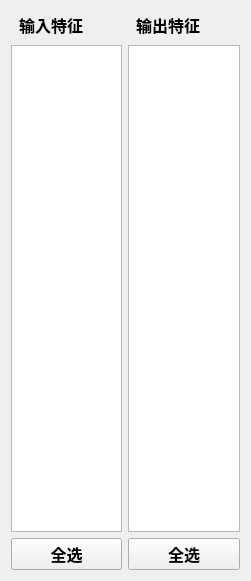
   <widget class="QWidget" name="layoutWidget">
    <property name="geometry">
     <rect>
      <x>1170</x>
      <y>237</y>
      <width>251</width>
      <height>581</height>
     </rect>
    </property>
    <layout class="QHBoxLayout" name="horizontalLayout_3">
     <item>
      <layout class="QVBoxLayout" name="verticalLayout_2">
       <item>
        <widget class="QLabel" name="label_3">
         <property name="styleSheet">
          <string notr="true">QLabel{

   text-align: center;    
 qproperty-alignment: 'AlignCenter';   

padding:2px 4px;  /*QFrame边框与内部其它部件的距离*/
color:rgb(0, 0, 0);		/*字体颜色*/
	font: 12pt &quot;华文楷体&quot;;

font:bold 16px;		/*设置按钮文字和大小*/
}</string>
         </property>
         <property name="text">
          <string>输入特征</string>
         </property>
        </widget>
       </item>
       <item>
        <widget class="QListWidget" name="listWidget_inputfeature">
         <property name="acceptDrops">
          <bool>true</bool>
         </property>
         <property name="dragEnabled">
          <bool>true</bool>
         </property>
         <property name="defaultDropAction">
          <enum>Qt::MoveAction</enum>
         </property>
        </widget>
       </item>
       <item>
        <widget class="QPushButton" name="pushButton_inputall">
         <property name="minimumSize">
          <size>
           <width>75</width>
           <height>30</height>
          </size>
         </property>
         <property name="font">
          <font>
           <family>微软雅黑 Light</family>
           <pointsize>12</pointsize>
           <weight>75</weight>
           <bold>true</bold>
          </font>
         </property>
         <property name="text">
          <string>全选</string>
         </property>
        </widget>
       </item>
      </layout>
     </item>
     <item>
      <layout class="QVBoxLayout" name="verticalLayout_3">
       <item>
        <widget class="QLabel" name="label_4">
         <property name="styleSheet">
          <string notr="true">QLabel{


   text-align: center;    
 qproperty-alignment: 'AlignCenter';   


padding:2px 4px;  /*QFrame边框与内部其它部件的距离*/
color:rgb(0, 0, 0);		/*字体颜色*/
	font: 12pt &quot;华文楷体&quot;;

font: bold 16px;		/*设置按钮文字和大小*/
}</string>
         </property>
         <property name="text">
          <string>输出特征</string>
         </property>
        </widget>
       </item>
       <item>
        <widget class="QListWidget" name="listWidget_outputfeature">
         <property name="acceptDrops">
          <bool>true</bool>
         </property>
         <property name="dragEnabled">
          <bool>true</bool>
         </property>
         <property name="defaultDropAction">
          <enum>Qt::MoveAction</enum>
         </property>
        </widget>
       </item>
       <item>
        <widget class="QPushButton" name="pushButton_outputall">
         <property name="minimumSize">
          <size>
           <width>75</width>
           <height>30</height>
          </size>
         </property>
         <property name="font">
          <font>
           <family>微软雅黑 Light</family>
           <pointsize>12</pointsize>
           <weight>75</weight>
           <bold>true</bold>
          </font>
         </property>
         <property name="text">
          <string>全选</string>
         </property>
        </widget>
       </item>
      </layout>
     </item>
    </layout>
   </widget>
